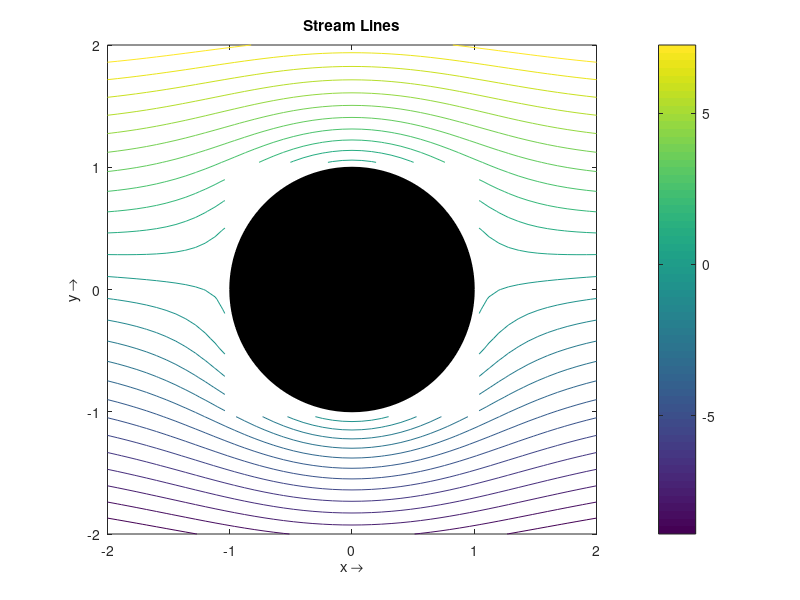
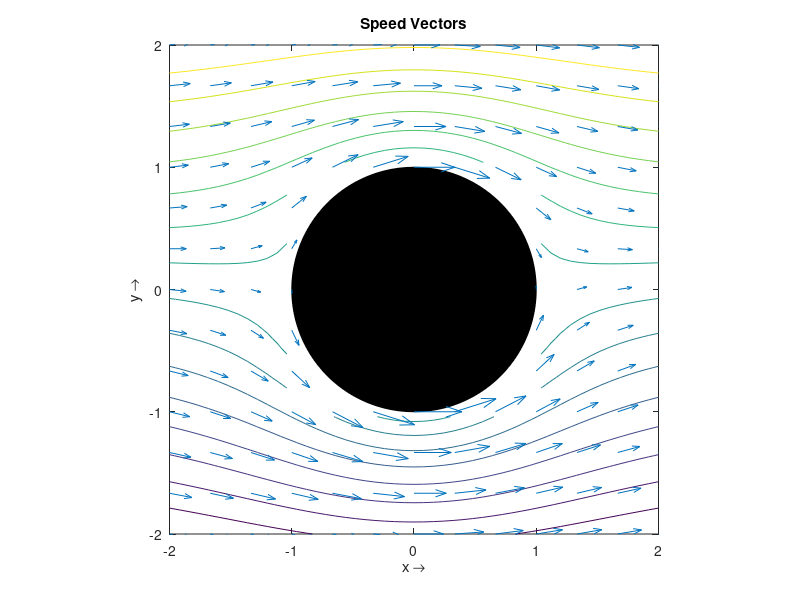
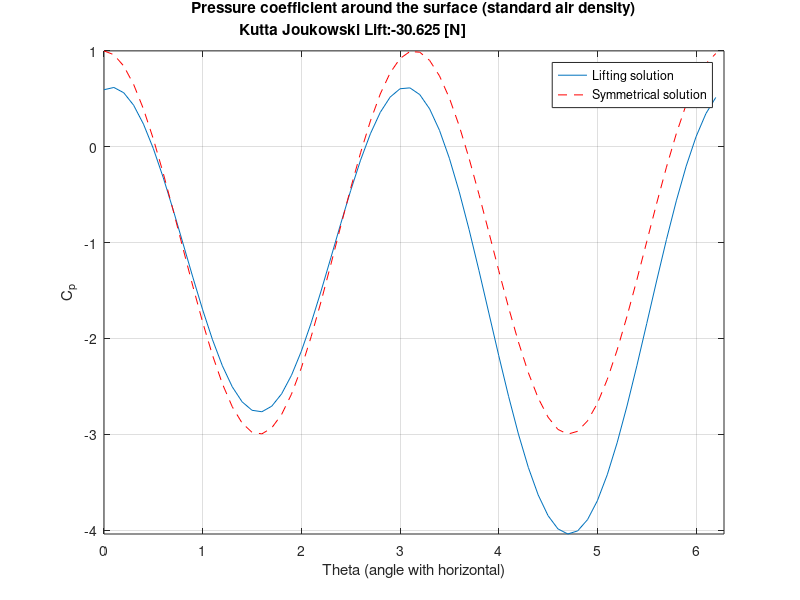
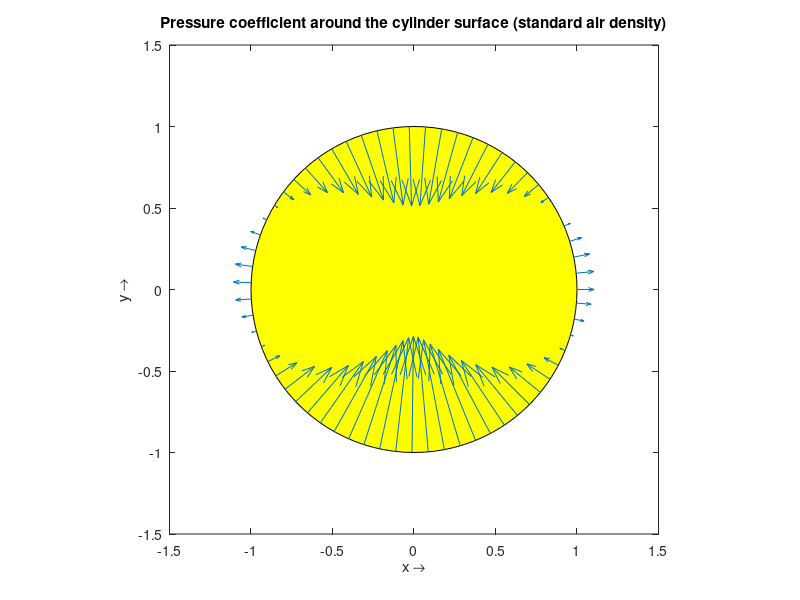

Write MATLAB code to recreate these figures, in order.
% Plot streamlines and pressure coefficent of an unviscious,uncomprimibile,irrotational
% flow around a cylinder section (radius = 1) that spins around the z axis (coming out
% of the xy plane).
% This result is achieved by superimposition of elementary solution of the potential
% function PHI, where [Ux , Uy] = GRAD(PHI) which comprehend Uniform Stream,Doublet,Vortex.
% This case rappresents a good example of Magnus Effect,that is the reason why spinning
% balls have an effected trajectory.And rappresent the basis of Kutta-Joukowski theory.
%
%
% INPUT
% V_i = Asymptotic Speed
% G = Angular Speed (positive anti-clockwise)
%
% -----EXAMPLE------
% V_i = 20
% G = 50
%
% Created by: Dario Isola
% DATA : 24/03/2004
% Politecnico di Milano - Aerospatial Engeeniering Departement
%----------
%Modification log
%Author Date Description
%----------------------------------------------------------------------------------
%Yogesh PARTE,IMT Toulouse 15 Jan 2010 Added Cp distribution plot
% over a cylinder see
% figure(4), removed for loop, added comments
%----------------------------------------------------------------------------------
close all;
clear all;
%% Input section
V_i = input(' Asymptotic speed V_0 [m/s] = ');
G = input(' Circulation Value G [rad/s] [Anti-clockwise] = ');
%% Actual computation
%Radius of the circle
a = 1 ;
c =-a*2;
b =a*2;
% Number of intervals
n =a*50;
[x,y]=meshgrid([c:(b-c)/n:b],[c:(b-c)/n:b]');
warning off;
%%Preliminary DATA & purification
% Set values of X and Y inside the cylinder to zero
[I J]=find( (x.^2+y.^2) < a);
if ~isempty(I)
x(I,J) = 0;
y(I,J) = 0;
end
%Definition of polar variables
rho=sqrt(x.^2+y.^2);
theta=atan2(y,x);
% Creation of the streamline function
z=V_i.*sin(theta).*rho.*(1-(a^2./(rho.^2)))-G*log(rho)/(2*pi);
%% Generate unite cicle for plotting
n=100;
r=ones(1,n+1)*a;
t=[0:2*pi/n:2*pi];
Xcircle = r.*cos(t);
Ycircle = r.*sin(t);
%% Plot the data
% Streamline Plot
figure(1);
contour(x,y,z,25);
colorbar;
hold on;
fill(Xcircle,Ycircle,'k');
title('Stream Lines');
xlabel('x \rightarrow');
ylabel('y \rightarrow');
axis square;
%% SECOND PART
% Reproduce streamlines
figure(2);
contour(x,y,z,15);
hold on;
fill(Xcircle,Ycircle,'k');
%Compute velocity at new X,Y coordinates for better viewing
%Creation of vectors around the circle
x=[-a*2:a/3:a*2];
[x]=meshgrid(x);
y=x';
% Set values of X and Y inside the cylinder to zero
[I J]=find( (x.^2+y.^2) < a);
if ~isempty(I)
x(I,J) = 0;
y(I,J) = 0;
end
r=sqrt(x.^2+y.^2);
theta=atan2(y,x);
ur=V_i*cos(theta).*(1-a^2./(r.^2));
ut=-V_i*sin(theta).*(1+a^2./(r.^2))+G./(2*pi*r);
u=ur.*cos(theta)-ut.*sin(theta);
v=ur.*sin(theta)+ut.*cos(theta);
%Vectors and Filled Circle plotting
hold on;
quiver(x,y,u,v);
title('Speed Vectors')
xlabel('x \rightarrow');
ylabel('y \rightarrow');
axis square;
grid off;
% Analytical solution for Cp distribution
t=0:.1:2*pi;
cp = 1 - 4*sin(t).^2 + 2* G / (pi*a*V_i) *sin(t) - (2* G/ (pi*a*V_i) )^2 ;
% Non lifting solution
cp_sim = 1 - 4*sin(t).^2 ;
% Lift from Kutta Jokowaski theorm
L = - 1.225*V_i*G;
L = strcat('Kutta Joukowski Lift: ',num2str(L),' [N]');
% plot cp distribution
figure(3);
plot(t,cp,t,cp_sim,'--r');
axis([0 2*pi min(cp) max(cp_sim)]);
title(strvcat('Pressure coefficient around the surface (standard air density)',L));
xlabel('Theta (angle with horizontal)')
ylabel('C_p')
legend('Lifting solution','Symmetrical solution');
grid on;
% Plot cp distribition on cylinder
figure(4);
%filled cirlcle
cpx = cp.*cos(t);
cpy = cp.*sin(t);
fill(Xcircle,Ycircle,'y');
hold on;
scale =2; % used to control length of Cp in quiver plot
quiver(a*cos(t),a*sin(t),cpx,cpy,scale);
title('Pressure coefficient around the cylinder surface (standard air density)');
xlabel('x \rightarrow');
ylabel('y \rightarrow');
ylim([-1.5 1.5]);
axis square;